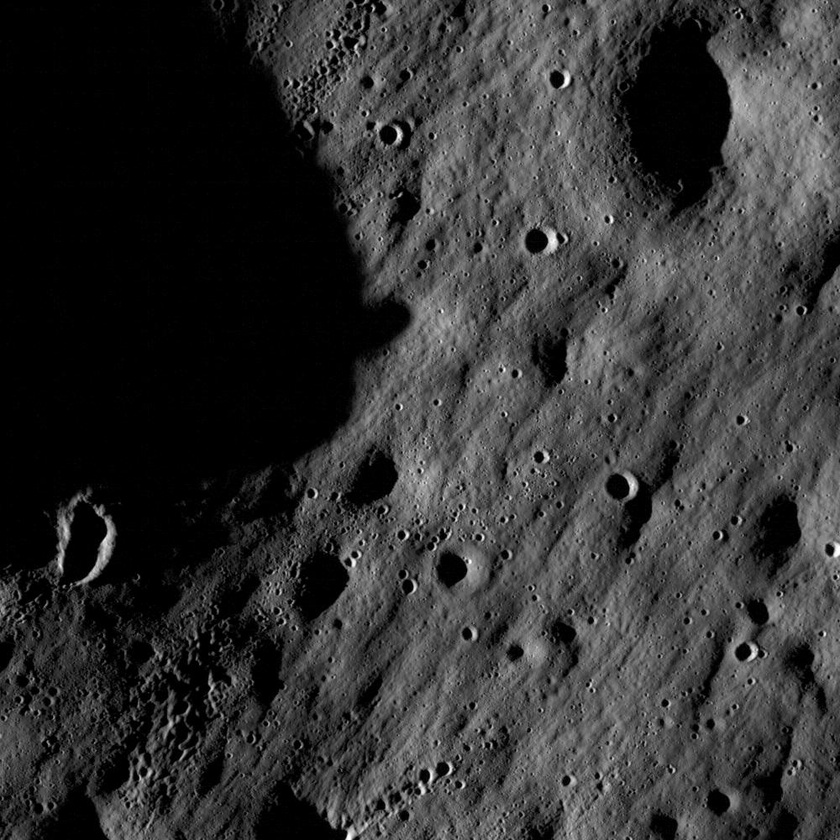
#> input picture data/reference.jpg, 840 x 840 px, shrunk from 1000 x 1000 before the run
$ python -i sift_test.py   (imports and definitions only)
#> lines starting #> are read from the running program, lines starting #| are printed output that depends on the picture
import os
import sys
import argparse
import cv2


def process_image(image_path):
    # Verify file existence
#> called with image_path = '../data/reference.jpg'
    if not os.path.exists(image_path):
        print(f"Error: Image file not found at '{image_path}'.", file=sys.stderr)
        sys.exit(1)

    # Load image using OpenCV
    img = cv2.imread(image_path)
#> img is the input picture: shape (840, 840, 3); min 0, max 255, mean 51.1
    if img is None:
        print(
            f"Error: Failed to load image from '{image_path}'. File may be invalid or corrupted.",
            file=sys.stderr,
        )
        sys.exit(1)

    # Convert image to grayscale
    gray = cv2.cvtColor(img, cv2.COLOR_BGR2GRAY)

    # Initialize OpenCV SIFT detector
    sift = cv2.SIFT_create()

    # Detect keypoints and compute descriptors
    keypoints, descriptors = sift.detectAndCompute(gray, None)
#> keypoints = 6909 keypoints; strongest (x, y, size): (567, 81, 4.4), (407, 535, 3), (830, 550, 6.2), (356, 46, 2.5)
    num_keypoints = len(keypoints) if keypoints is not None else 0
#> num_keypoints = 6909

    image_basename = os.path.basename(image_path)
    print(f"Image '{image_basename}': {num_keypoints} keypoints detected.")
#| Image 'reference.jpg': 6909 keypoints detected.

    # Draw keypoints on original image
    vis_img = cv2.drawKeypoints(
        img, keypoints, None, flags=cv2.DRAW_MATCHES_FLAGS_DRAW_RICH_KEYPOINTS
    )
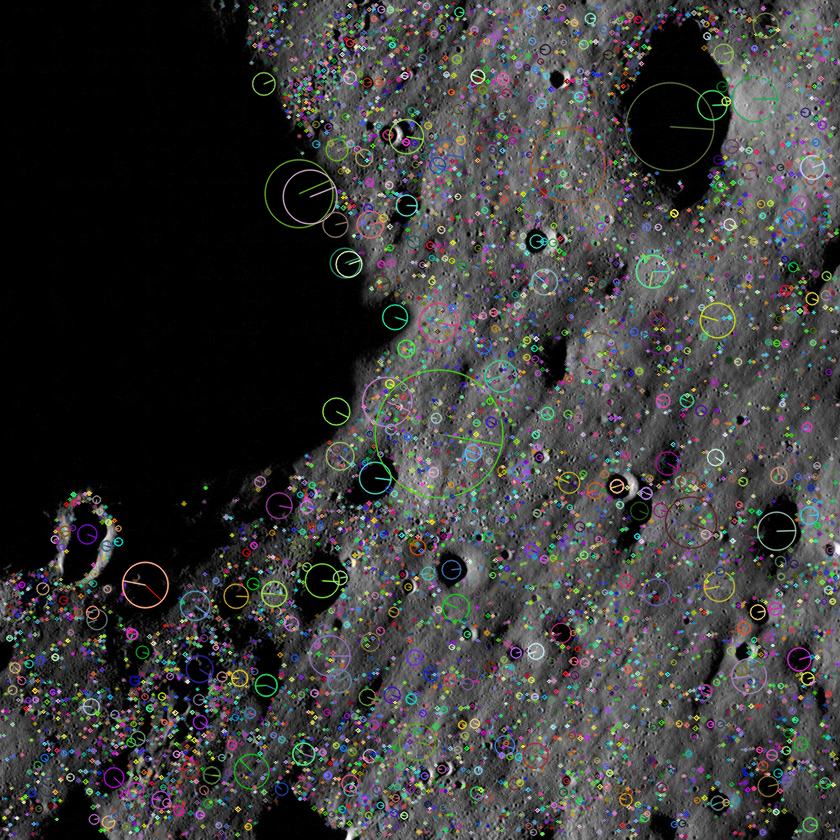
#> vis_img: shape (840, 840, 3); mean B, G, R 57.8, 58.5, 58.1

    # Save output visualization in the same directory with '_keypoints' suffix
    dir_name, file_name = os.path.split(image_path)
    base_name, ext = os.path.splitext(file_name)
    if not ext:
        ext = ".jpg"
    out_path = os.path.join(dir_name, f"{base_name}_keypoints{ext}")

    if not cv2.imwrite(out_path, vis_img):
        print(f"Error: Failed to save visualization to '{out_path}'.", file=sys.stderr)
        sys.exit(1)

    print(f"Keypoint visualization saved to '{out_path}'.")


def main():
    parser = argparse.ArgumentParser(
        description="Detect SIFT keypoints and descriptors for a given image."
    )
    parser.add_argument("image_path", help="Path to the input image file.")

    if len(sys.argv) < 2:
        parser.print_help(sys.stderr)
        sys.exit(1)

    args = parser.parse_args()
    process_image(args.image_path)


# [2 lines not run here, left out]

>>> result = process_image('../data/reference.jpg')

$ run again, on data/source2.jpg
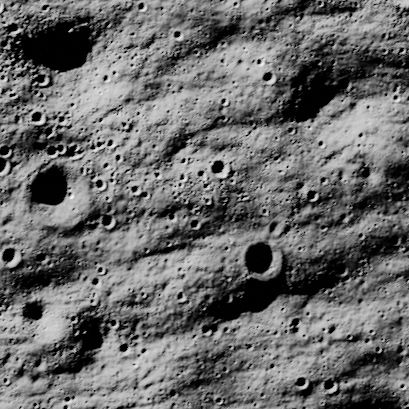
#> input picture data/source2.jpg, 409 x 409 px
#> in process_image, img is the input picture: shape (409, 409, 3); min 0, max 255, mean 105.9
#> keypoints = 3789 keypoints; strongest (x, y, size): (259, 61, 2.8), (114, 73, 2.1), (118, 157, 3.2), (180, 185, 1.9)
#> num_keypoints = 3789
#| Image 'source2.jpg': 3789 keypoints detected.
#> in process_image, `vis_img = cv2.drawKeypoints( img, keypoints, None, flags=cv2.DRAW_MATC..`:
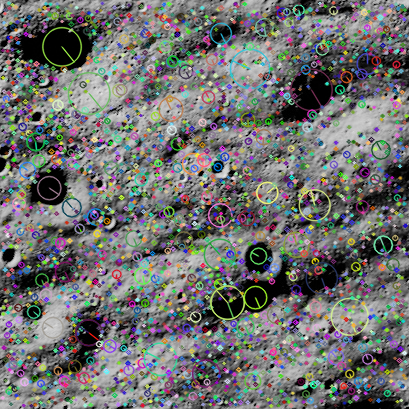
#> vis_img: shape (409, 409, 3); mean B, G, R 111, 111.8, 111
